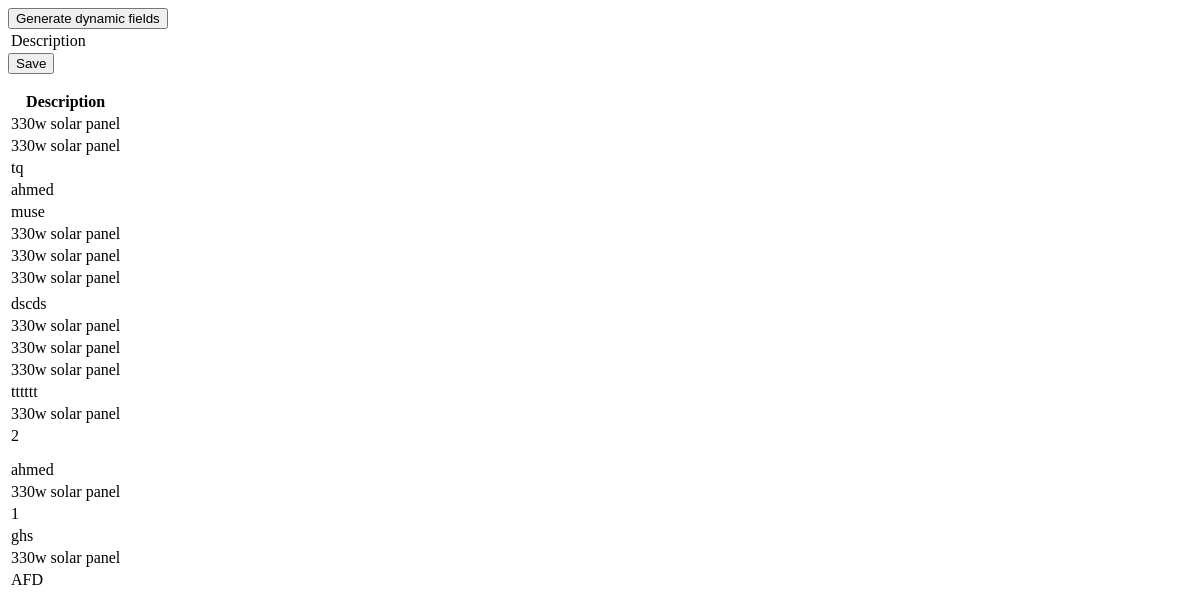
Before: /test2/ with the older database file.
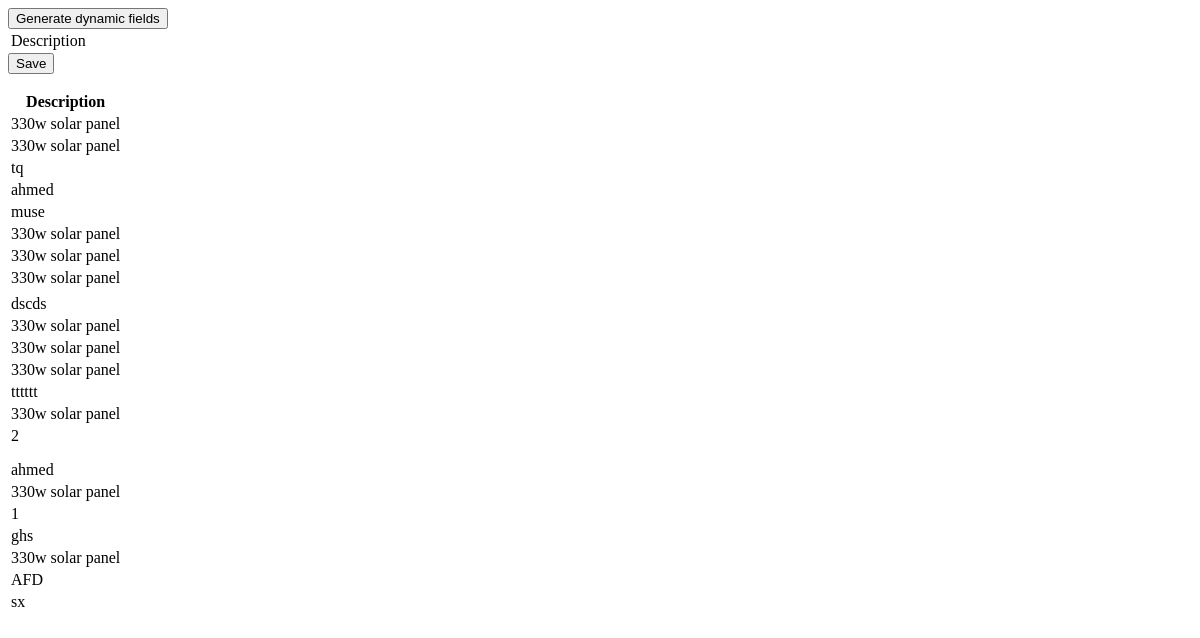
After: the same page with the newer database file.
### store/models.py (models this page shows, shortened)
class JsTest(models.Model):
    description = models.CharField(max_length=20)
    quantity=models.IntegerField(default=0)
    price=models.IntegerField(default=0)

### store/views.py (the view, shortened to what this page needs)
# urls.py: path('test2/', views.test2, name="test2"),
def test2(request):
    title="Testing Page for js html form"
    products = JsTest.objects.all()
    vari=[]
    context={
        "products":products,
    }
    return render(request,'test2.html', context)

### store/templates/test2.html (shortened to what this page needs)
<div class="row">
    <div class="col-lg-6">
<form method='POST' action=''>{% csrf_token %}
    <div id="dynamicCheck">
      <input type="button" value="Generate dynamic fields"  onclick="createNewElement();"/>
    </div>
    <table>
      <tr>
      <td><div id="newElementId">Description</div></td>
      </tr>
    </table>
    <input type="submit" value='Save' class="btn btn-success">
    </form>
    </div>
<div class="col-lg-6">
    <table>
        <th>Description</th>
        {% for items in products %}
        <tr>
        <td> {{items.description}}</td>
        </tr>
   {% endfor %}
      </table>
   </div></div>

Changed rows visible on the page:
added JsTest: description "sx"
